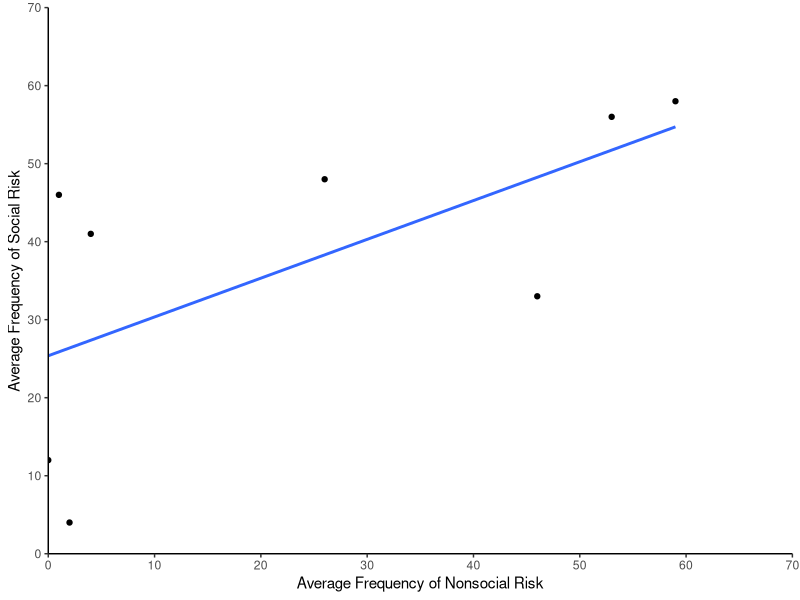
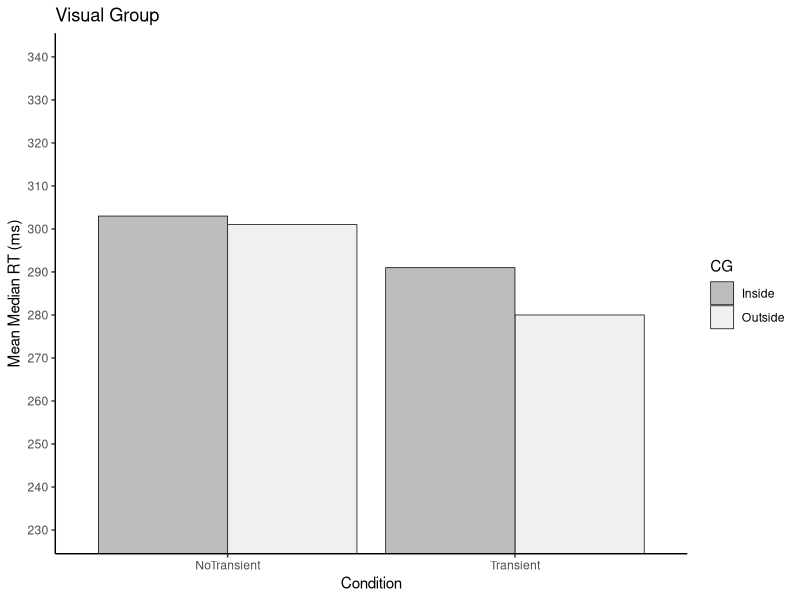
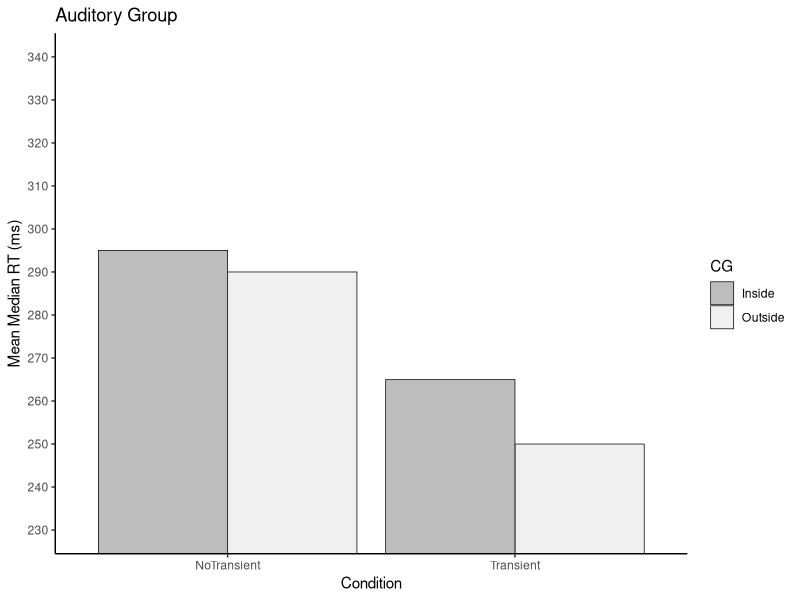
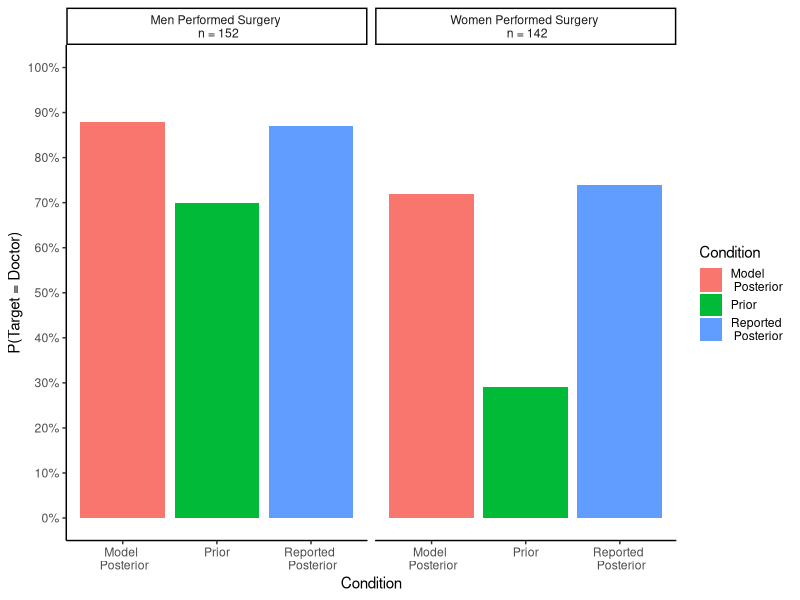
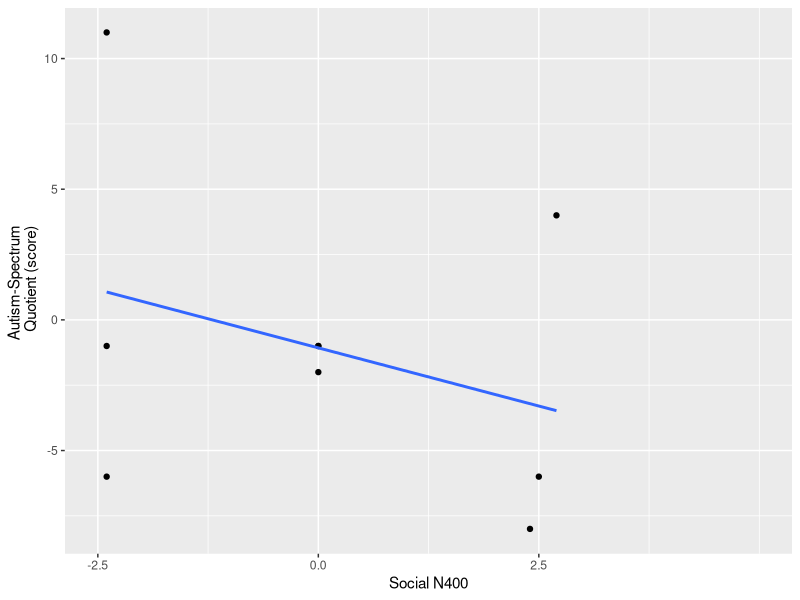
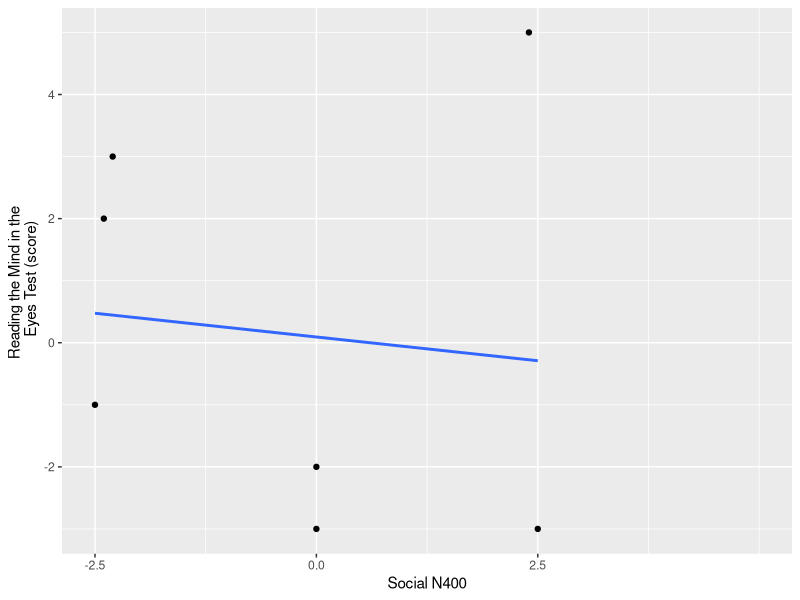
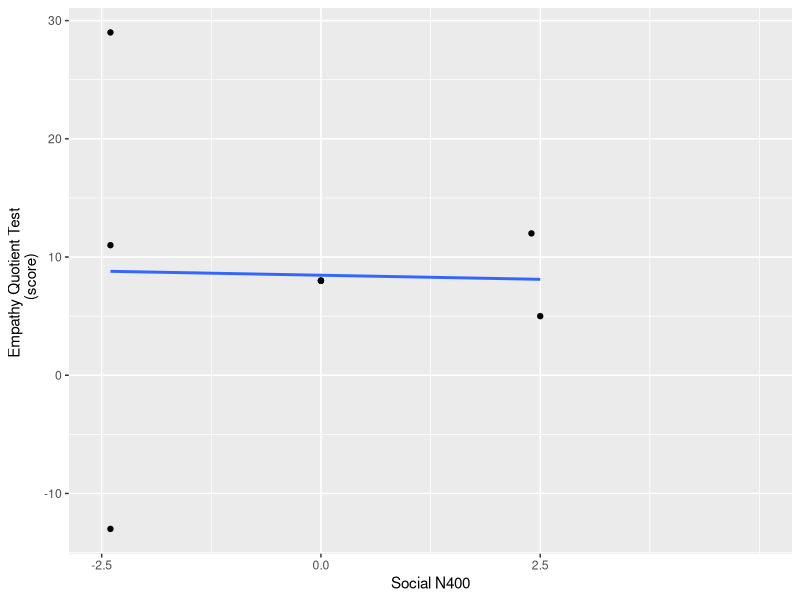
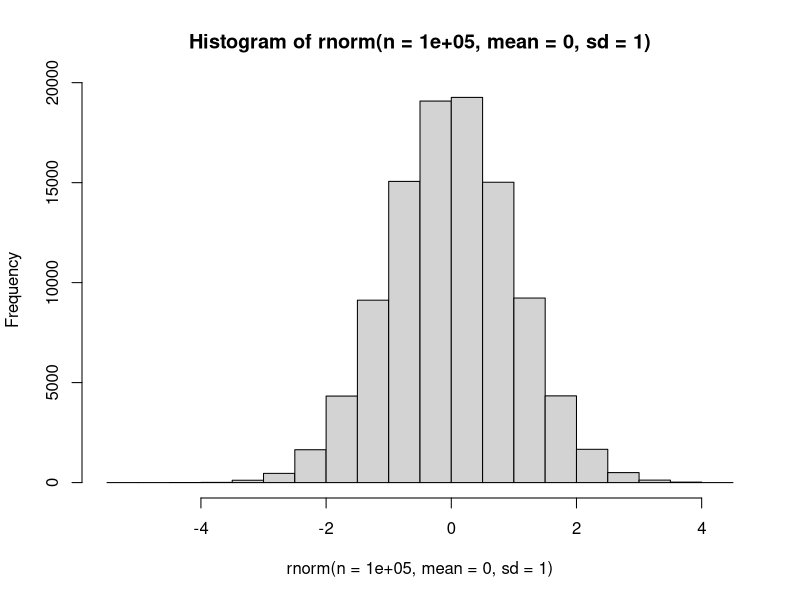

Source code (R) for these figures, in order:
## ---- chunk 1
knitr::opts_chunk$set(message=FALSE,warning=FALSE, cache=TRUE)
## ---- chunk 2
5+6
23-64
25*5
266/6
## ---- chunk 3
a <- 522
b <- 2333
a+b 
## ---- chunk 4
x <- (1:100) 

x

## ---- chunk 5
sum(1:100)
## ---- chunk 6
MyFirstFunction <-function(y) {
  TotalSum <-0
  for (i in y){
    TotalSum<-TotalSum+i
  }
  return(TotalSum)
}

numbers<-c(1:100)
MyFirstFunction(numbers)

## ---- chunk 7
seq(1:100 )
## ---- chunk 8
library(ggplot2)

## ---- chunk 9

Nonsocial<-c(0,1,2,4,26,46,53,59)
Social<-c(12,46,4,41,48,33,56,58)
plot_df<-data.frame(Nonsocial,Social)

ggplot(plot_df, aes(x=Nonsocial,y=Social))+
  geom_point()+
  geom_smooth(method=lm,se=FALSE,fill="black")+
  xlab("Average Frequency of Nonsocial Risk")+
  ylab("Average Frequency of Social Risk")+
  coord_cartesian(xlim=c(0,70),ylim=c(0,70))+
  scale_x_continuous(breaks=seq(0,70,10), expand=c(0,0))+
  scale_y_continuous(breaks=seq(0,70,10), expand=c(0,0))+
  theme_classic()

## ---- chunk 10
Condition <-rep(c("NoTransient","Transient"), each=2)
CG <-rep(c("Outside","Inside"),2)
RT <- rep(c(301,303,280,291))
plot_df <- data.frame(Condition, RT, CG)


ggplot(plot_df, aes(x=Condition,y=RT,group=CG,fill=CG))+
  geom_bar(stat="identity",position="dodge",color="black",size=.25)+
  coord_cartesian(ylim=c(230,340))+
  scale_y_continuous(breaks=seq(230,340,10))+
  ylab("Mean Median RT (ms)")+
  scale_fill_brewer(palette="Greys", direction=-1)+
  theme_classic()+
ggtitle("Visual Group")

Condition <-rep(c("NoTransient","Transient"), each=2)
CG <-rep(c("Outside","Inside"),2)
RT <- rep(c(290,295,250,265))
plot_df <- data.frame(Condition, RT, CG)


 ggplot(plot_df, aes(x=Condition,y=RT,group=CG,fill=CG))+
  geom_bar(stat="identity",position="dodge", 
           color="black",
           size=.25)+
  coord_cartesian(ylim=c(230,340))+
  scale_y_continuous(breaks=seq(230,340,10))+
  ylab("Mean Median RT (ms)")+
  scale_fill_brewer(palette="Greys", direction=-1)+
  theme_classic()+
ggtitle("Auditory Group")
## ---- chunk 11
Surgeon <-rep(c("Men Performed Surgery \n n = 152",
            "Women Performed Surgery \n n = 142"), each =3)
Condition <-rep(c("Prior", "Model \n Posterior","Reported \n Posterior"), 2)
Percentege <- c(.7, .88, .87, .29, .72, .74)
plot_df <- data.frame(Surgeon, Condition, Percentege)

ggplot(plot_df, aes(x=Condition, y=Percentege, fill=Condition))+
  geom_bar(stat="identity", position="dodge")+
  ylab("P(Target = Doctor)")+
  coord_cartesian(ylim=c(0,1))+
  scale_y_continuous(breaks=seq(0,1,.1),labels = scales::percent)+
  facet_wrap(~Surgeon)+
  theme_classic()
## ---- chunk 12
Social <- c(-2.4 , -2.4, -2.4 , 0, 0, 0, 2.4, 2.5, 2.7)
AS <- c(-6,-1,11, -1,-1,-2,-8,-6,4)
plot_df <- data.frame(Social,AS)

ggplot(plot_df, aes(x=Social,y=AS))+
  geom_point()+
  geom_smooth(method=lm,se=FALSE,fill="black")+
  xlab("Social N400")+
  ylab("Autism-Spectrum \n Quotient (score)")+
  scale_x_continuous(breaks=seq(-2.5,2.5,2.5))+
  coord_cartesian(xlim=c(-2.5,5))

Social <- c(-2.5, -2.4, -2.3, 0, 0, 2.4, 2.5)
RM <- c(-1, 2, 3, -3, -2, 5, -3)
plot_df <- data.frame(Social,RM)

ggplot(plot_df, aes(x=Social,y=RM))+
  geom_point()+
  geom_smooth(method=lm,se=FALSE,fill="black")+
  xlab("Social N400")+
  ylab("Reading the Mind in the \n Eyes Test (score)")+
  scale_x_continuous(breaks=seq(-2.5,2.5,2.5))+
  coord_cartesian(xlim=c(-2.5,5))

Social <- c(-2.4, -2.4,-2.4, 0,0,0,2.4,2.5)
EQT <- c(-13,11,29,8,8,8, 12, 5)
plot_df <- data.frame(Social,EQT)

ggplot(plot_df, aes(x=Social,y=EQT))+
  geom_point()+
  geom_smooth(method=lm,se=FALSE,fill="black")+
  xlab("Social N400")+
  ylab("Empathy Quotient Test \n  (score)")+
  scale_x_continuous(breaks=seq(-2.5,2.5,2.5))+
  coord_cartesian(xlim=c(-2.5,5))
## ---- chunk 13

hist(rnorm(n=100000,mean=0,sd=1))
mean(rnorm(n=100000, mean=0, sd=10))
sd(rnorm(n=100000, mean=0, sd=10))


#1sample mean,when n=10

means<-c()
for(i in 1:10000){
means[1]<-mean(rnorm(n=10, mean=0, sd=10))
}

means



#replicate-how many time we want to repeat function. 
#SEM = standart error of the mean, 



replicate(10000, mean(rnorm(n=10, mean=0, sd=1)))

A <- rnorm(10,0,1)
B <- rnorm(10,0,1)
MD <- mean(A)-mean(B)

MD

mean_differences <- replicate(1000, mean (rnorm(10,0,1))-mean(rnorm(10,0,1)))

sort(mean_differences)[250]
sort(mean_differences)[750]


hist(mean_differences)


## ---- chunk 14

pt(q=2,df=9)

pt(q=c(0.5,1,1.5,2,2.5),df=9)

## ---- chunk 15
pt(q=c(0.5,1,1.5,2,2.5),df=9)

t.test(rnorm(10,0,1),mu=0)

t.test(rnorm(10,0,1),mu=0)$statistic

t_s <- replicate(10000,t.test(rnorm(10,0,1),mu=0)$statistic)

hist(t_s)

length(t_s[t_s < 0.5])/10000
length(t_s[t_s < 1])/10000
length(t_s[t_s < 1.5])/10000
length(t_s[t_s < 2])/10000
length(t_s[t_s < 2.5])/10000
## ---- chunk 16

cor(rnorm(10,0,1),rnorm(10,0,1))

replicate(10000, cor(rnorm(10,0,1),rnorm(10,0,1)))

hist(replicate(10000, cor(rnorm(100,0,1),rnorm(100,0,1))))

simrs <-replicate(10000, cor(rnorm(100,0,1),rnorm(100,0,1)))

sort(abs(simrs))[9500]

## ---- chunk 17
library(ggplot2)
A<- c(1,2,3,4)
B<- c(3,4,5,6)
C<- c(5,6,7,8)

conds<-rep(c("A", "B", "C"),each=4)
DV <- c(A,B,C)
df <-data.frame(conds,DV)
summary(aov(DV~conds,df))

## ---- chunk 18
run_anova <-function(){
A<-rnorm(4,0,1)
B<-rnorm(4,0,1)
C<-rnorm(4,0,1)

conds<- rep(c("A","B","C"), each=4)
DV <- c(A,B,C)
df <- data.frame(conds, DV)
sum_out <-summary(aov(DV~conds,df))
return (sum_out[[1]]$'F value'[1])
}

save_fs <-replicate(10000, run_anova())
hist(save_fs)
sort(save_fs)[9500]

